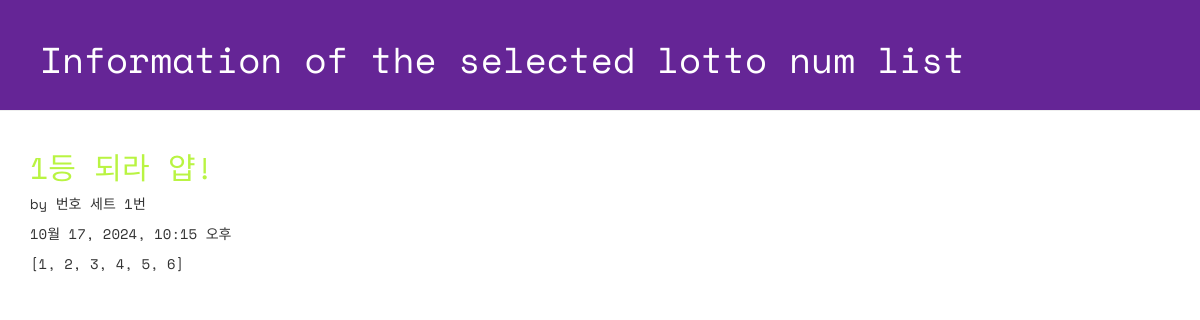
Screenshot of /lotto/1/detail/ with the database file from the repository.
### lotto/models.py (models this page shows, shortened)
class GuessNumbers(models.Model):
    name = models.CharField(max_length=24) # 로또 번호 리스트의 이름
    text = models.CharField(max_length=255) # 로또 번호 리스트에 대한 설명
    lottos = models.CharField(max_length=255, default='[1, 2, 3, 4, 5, 6]') # 로또 번호들이 담길 str
    num_lotto = models.IntegerField(default=5) # 6개 번호 set의 갯수
    update_date = models.DateTimeField()

### lotto/views.py (the view)
# urls.py: path('lotto/<int:lottokey>/detail/', views.detail, name='detail'),
def detail(request, lottokey):
    lotto = GuessNumbers.objects.get(id=lottokey)
    return render(request, 'lotto/detail.html', {'lotto':lotto})

### lotto/templates/lotto/detail.html (shortened to what this page needs)
<!DOCTYPE html>
{% load static %}
<html lang="ko">
<head>
  <link rel="stylesheet" href="//maxcdn.bootstrapcdn.com/bootstrap/3.2.0/css/bootstrap.min.css">
  <link rel="stylesheet" href="//maxcdn.bootstrapcdn.com/bootstrap/3.2.0/css/bootstrap-theme.min.css">
  <link rel="stylesheet" href="{% static 'css/lotto.css'%}">
</head>
<body>
  <div class="page-header">
  <h1>Information of the selected lotto num list</h1>
  </div>
  <div class="container lotto">
    <h2>{{ lotto.text }}</h2>
    <p> by {{ lotto.name }}</p>
    <p> {{ lotto.update_date }}</p>
    <p> {{ lotto.lottos | linebreaksbr }}</p>
  </div>
</body>
</html>

### lotto/static/css/lotto.css (style rules this page uses)
.page-header { background-color: #652596; margin-top: 0; padding: 20px 20px 20px 40px; font-family: 'Space Mono', monospace; }
.page-header h1 { color: #FFFFFF; }
.container { font-family: 'Space Mono', monospace; }
.container h2 { color: #b9f442; }

### rows the page displays
GuessNumbers: text "1등 되라 얍!", name "번호 세트 1번", update_date "10월 17, 2024, 10:15 오후", lottos "[1, 2, 3, 4, 5, 6]"
